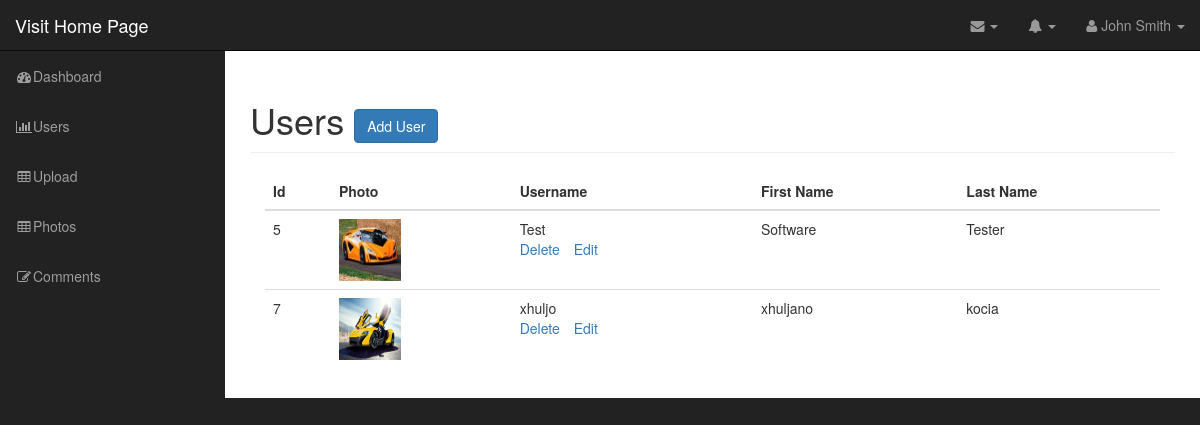
/admin/users.php (signed in), run on the app's committed database.
### tables this page shows
CREATE TABLE `users` (
  `id` int(11) NOT NULL,
  `username` varchar(255) NOT NULL,
  `password` varchar(255) NOT NULL,
  `first_name` varchar(255) NOT NULL,
  `last_name` varchar(255) NOT NULL,
  `user_image` varchar(255) NOT NULL
);

### admin/includes/database.php (called while the page is built, shortened)
<?php
    class Database{
        public $connection;
        public function open_db_connection(){
            $this -> connection = new mysqli(DB_HOST, DB_USER, DB_PASS, DB_NAME);
        }
        public function query($sql){
            $result = $this -> connection -> query($sql);
            return $result;
        }
    }
    $database = new Database();
?>

### admin/includes/db_object.php (called while the page is built, shortened)
<?php
    class Db_object{
        protected static $db_table = "users";
        public static function find_all(){
            return static::find_by_query("SELECT * FROM " . static::$db_table . " ");
        }
        public static function find_by_query($sql){
            global $database;
            $result_set = $database -> query($sql);
            $the_object_array = array();
            while($row = mysqli_fetch_array($result_set)){
                $the_object_array[] = static::instantiation($row);
            }
            return $the_object_array;
        }
        public static function instantiation($the_record){
            $the_object = new $calling_class;
            foreach($the_record as $the_attribute => $value){
                if($the_object -> has_the_attribute($the_attribute)){
                    $the_object -> $the_attribute = $value;
                }
            }
            return $the_object;
        }
        private function has_the_attribute($the_attribute){
            $object_properties = get_object_vars($this);
            return array_key_exists($the_attribute, $object_properties);
        }
    }
?>

### admin/includes/user.php (called while the page is built, shortened)
<?php
    class User extends Db_object{
        public $user_image;
        public $upload_directory = "images";
        public $image_placeholder = "http://placehold.jp/62x62.png";
        public function image_path_and_placeholder(){
            return empty($this -> user_image) ? $this -> image_placeholder : $this -> upload_directory . DS . $this -> user_image;
        }
    }
?>

### admin/users.php (the view, shortened to what this page needs)
<?php include("includes/header.php"); ?>
<?php
    $users = User::find_all();
?>
        <nav class="navbar navbar-inverse navbar-fixed-top" role="navigation">
            <?php include("includes/top_nav.php"); ?>
            <?php include("includes/side_nav.php"); ?>
        </nav>
        <div id="page-wrapper">
        <div class="container-fluid">
        <div class="row">
            <div class="col-lg-12">
                <h1 class="page-header">
                    Users
                    <a href="add_user.php" class="btn btn-primary">Add User</a>
                </h1>
                <div class="col-md-12">
                    <table class="table table-hover">
                        <thead>
                            <tr>
                                <th>Id</th>
                                <th>Photo</th>
                                <th>Username</th>
                                <th>First Name</th>
                                <th>Last Name</th>
                            </tr>
                        </thead>
                        <tbody>
                            <?php foreach($users as $user) : ?>
                            <tr>
                                <td><?php echo $user -> id; ?></td>
                                <td><img class="admin-user-thumbnail user_image" src="<?php echo $user -> image_path_and_placeholder(); ?>" alt=""></td>
                                <td><?php echo $user -> username; ?>
                                    <div class="action_links">
                                        <a href="delete_user.php?id=<?php echo $user -> id; ?>">Delete</a>
                                        <a href="edit_user.php?id=<?php echo $user -> id; ?>">Edit</a>
                                    </div>
                                </td>
                                <td><?php echo $user -> first_name; ?></td>
                                <td><?php echo $user -> last_name; ?></td>
                            </tr>
                            <?php endforeach; ?>
                        </tbody>
                    </table>
                </div>
            </div>
        </div>
        </div>
        </div>
  <?php include("includes/footer.php"); ?>

### admin/css/sb-admin.css (style rules this page uses)
body { margin-top: 100px; background-color: #222; }
@media (min-width:768px) { body { margin-top: 50px; } }
#page-wrapper { width: 100%; padding: 0; background-color: #fff; }
@media (min-width:768px) { #page-wrapper { padding: 10px; } }

### admin/css/styles.css (style rules this page uses)
.user_image { width: 62px; height: 62px; }
.action_links a { margin-top: 5px; margin-right: 10px; }

### data on the page
users: id "5", user_image (picture), username "Test", first_name "Software", last_name "Tester"
users: id "7", user_image (picture), username "xhuljo", first_name "xhuljano", last_name "kocia"
